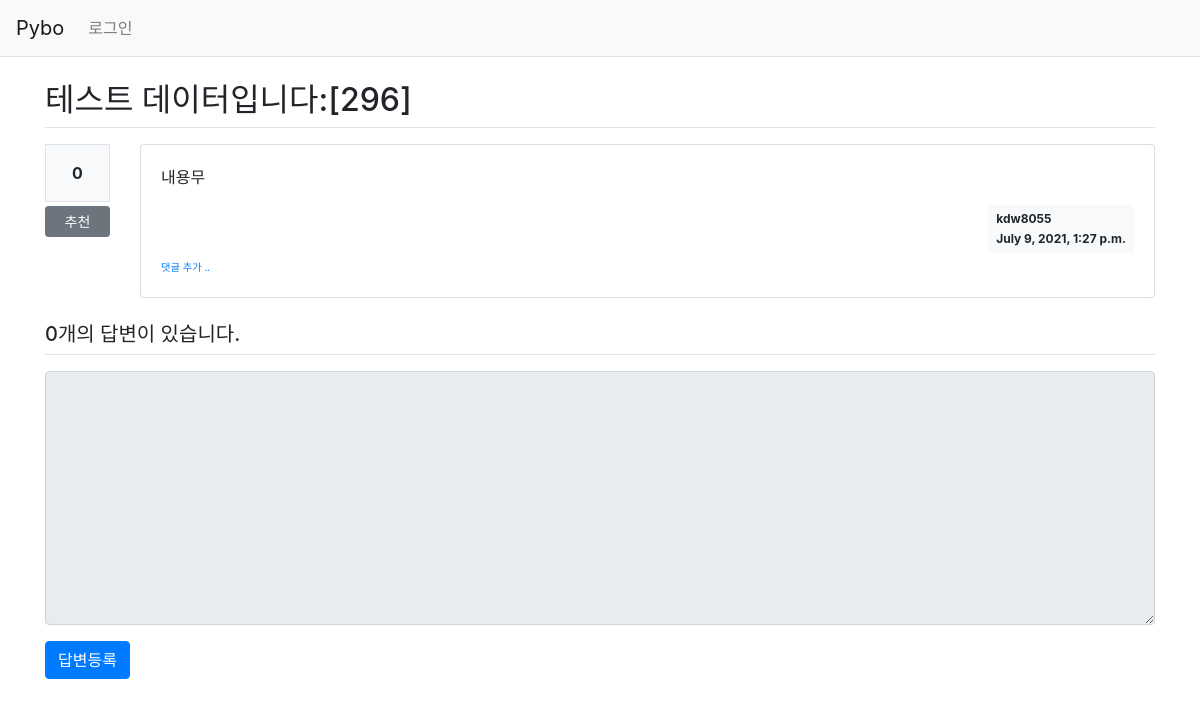
The app's page /pybo/301/, older data.
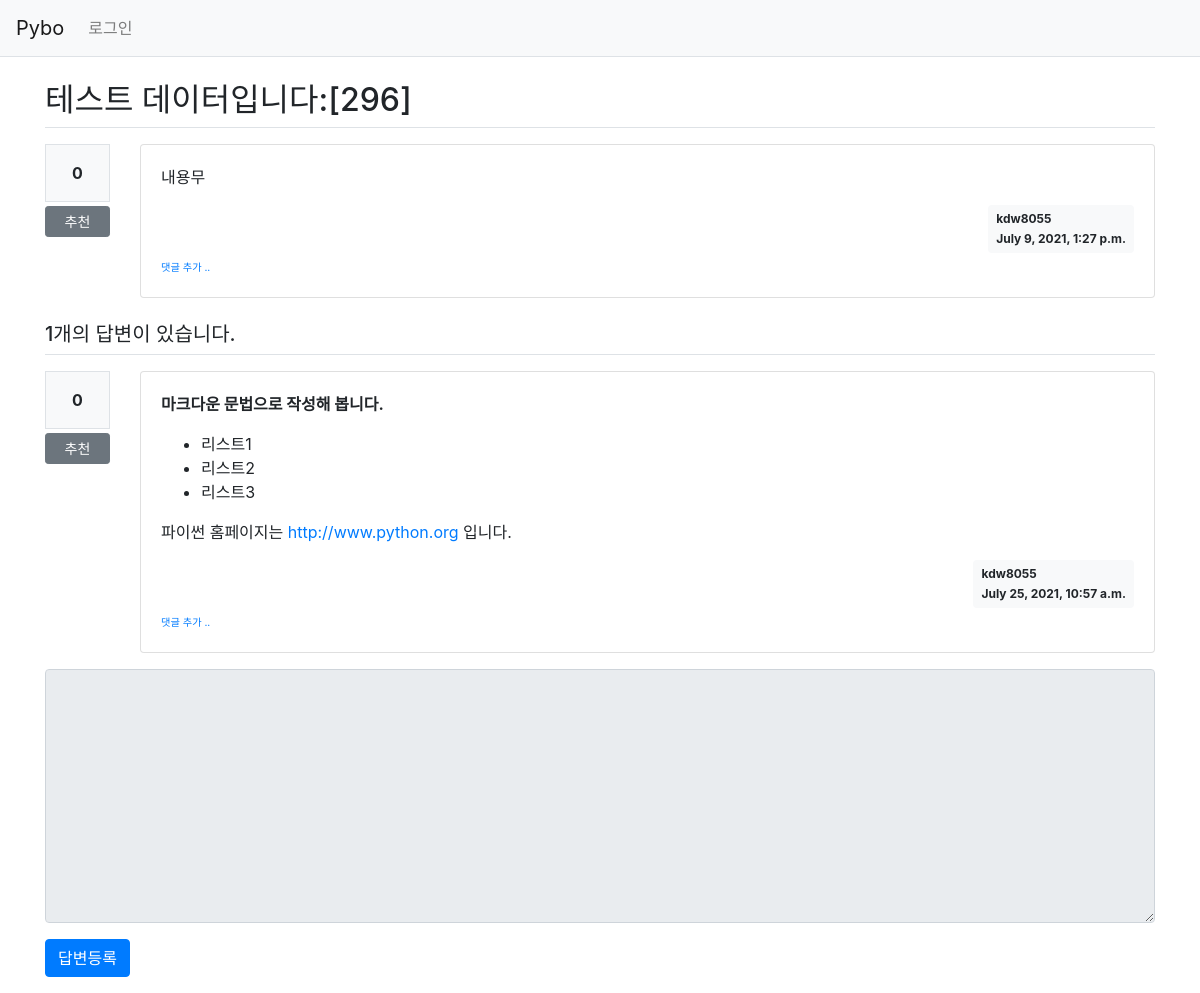
The same page, newer data.
### pybo/models.py (models this page shows, shortened)
class Question(models.Model):
    author = models.ForeignKey(User, on_delete=models.CASCADE, related_name='author_question')
    subject = models.CharField(max_length=200)
    content = models.TextField()
    create_date = models.DateTimeField()
    modify_date = models.DateTimeField(null=True, blank=True)
    voter = models.ManyToManyField(User, related_name='voter_question')

class Answer(models.Model):
    author = models.ForeignKey(User, on_delete=models.CASCADE, related_name='author_answer')
    question = models.ForeignKey(Question, on_delete=models.CASCADE)
    content = models.TextField()
    create_date = models.DateTimeField()
    modify_date = models.DateTimeField(null=True, blank=True)
    voter = models.ManyToManyField(User, related_name='voter_answer')

### pybo/views/base_views.py (the view)
def detail(request, question_id):
    question = get_object_or_404(Question, pk=question_id)
    context = {'question': question}
    return render(request, 'pybo/question_detail.html', context)

### pybo/templatetags/pybo_filter.py (called while the page is built)
@register.filter()
def mark(value):
    extensions = ["nl2br", "fenced_code"]
    return mark_safe(markdown.markdown(value, extensions=extensions))

### templates/pybo/question_detail.html (shortened to what this page needs)
{% extends 'base.html' %}
{% load pybo_filter %}
{% block content %}
<div class="container my-3">
    <h2 class="border-bottom py-2">{{ question.subject }}</h2>
    <div class="row my-3">
        <div class="col-1">
            <div class="bg-light text-center p-3 border font-weight-bolder mb-1">{{question.voter.count}}</div>
            <a href="#" data-uri="{% url 'pybo:vote_question' question.id  %}"
               class="recommend btn btn-sm btn-secondary btn-block my-1">추천</a>
        </div>
        <div class="col-11">
            <div class="card">
                <div class="card-body">
                    <div class="card-text">{{ question.content|mark }}</div>
                    <div class="d-flex justify-content-end">
                        <div class="badge badge-light p-2 text-left">
                            <div class="mb-2">{{ question.author.username }}</div>
                            <div>{{ question.create_date }}</div>
                        </div>
                    </div>
                    <div>
                        <a href="{% url 'pybo:comment_create_question' question.id  %}"
                           class="small"><small>댓글 추가 ..</small></a>
                    </div>
                </div>
            </div>
        </div>
    </div>
    <h5 class="border-bottom my-3 py-2">{{question.answer_set.count}}개의 답변이 있습니다.</h5>
    {% for answer in question.answer_set.all %}
    <div class="row my-3">
        <div class="col-1">
            <div class="bg-light text-center p-3 border font-weight-bolder mb-1">{{answer.voter.count}}</div>
            <a href="#" data-uri="{% url 'pybo:vote_answer' answer.id  %}"
                class="recommend btn btn-sm btn-secondary btn-block my-1">추천</a>
        </div>
        <div class="col-11">
            <div class="card">
                <div class="card-body">
                    <div class="card-text">{{ answer.content|mark }}</div>
                    <div class="d-flex justify-content-end">
                        <div class="badge badge-light p-2 text-left">
                            <div class="mb-2">{{ answer.author.username }}</div>
                            <div>{{ answer.create_date }}</div>
                        </div>
                    </div>
                    <div>
                        <a href="{% url 'pybo:comment_create_answer' answer.id  %}"
                           class="small"><small>댓글 추가 ..</small></a>
                    </div>
                </div>
            </div>
        </div>
    </div>
    {% endfor %}
    <form action="{% url 'pybo:answer_create' question.id %}" method="post" class="my-3">
        <div class="form-group">
            <textarea {% if not user.is_authenticated %}disabled{% endif %}
              name="content" id="content" class="form-control" rows="10"></textarea>
        </div>
        <input type="submit" value="답변등록" class="btn btn-primary">
    </form>
</div>
{% endblock %}

### templates/base.html (shortened to what this page needs)
{% load static %}
<!doctype html>
<html lang="ko">
<head>
    <link rel="stylesheet" type="text/css" href="{% static 'bootstrap.min.css' %}">
    <link rel="stylesheet" type="text/css" href="{% static 'style.css' %}">
</head>
<body>
{% include "navbar.html" %}
{% block content %}
{% endblock %}
</body>
</html>

### templates/navbar.html (shortened to what this page needs)
<nav class="navbar navbar-expand-lg navbar-light bg-light border-bottom">
    <a class="navbar-brand" href="{% url 'pybo:index' %}">Pybo</a>
    <div class="collapse navbar-collapse flex-grow-0" id="navbarNav">
        <ul class="navbar-nav">
            <li class="nav-item ">
                {% if user.is_authenticated %}
                <a class="nav-link" href="{% url 'common:logout' %}">{{ user.username }} (로그아웃)</a>
                {% else %}
                <a class="nav-link" href="{% url 'common:login' %}">로그인</a>
                {% endif %}
            </li>
        </ul>
    </div>
</nav>

Row changes from the older to the newer data that the page shows:
computed for Question "테스트 데이터입니다:[296]": answer_set.count "0" → "1"
added Answer: voter.count "0", content|mark "마크다운 문법으로 작성해 봅니다. 리스트1 리스트2 리스트3 파이썬 홈페이지는 http://www.python.org 입니다.", author.username "kdw8055", create_date "July 25, 2021, 10:57 a.m."
